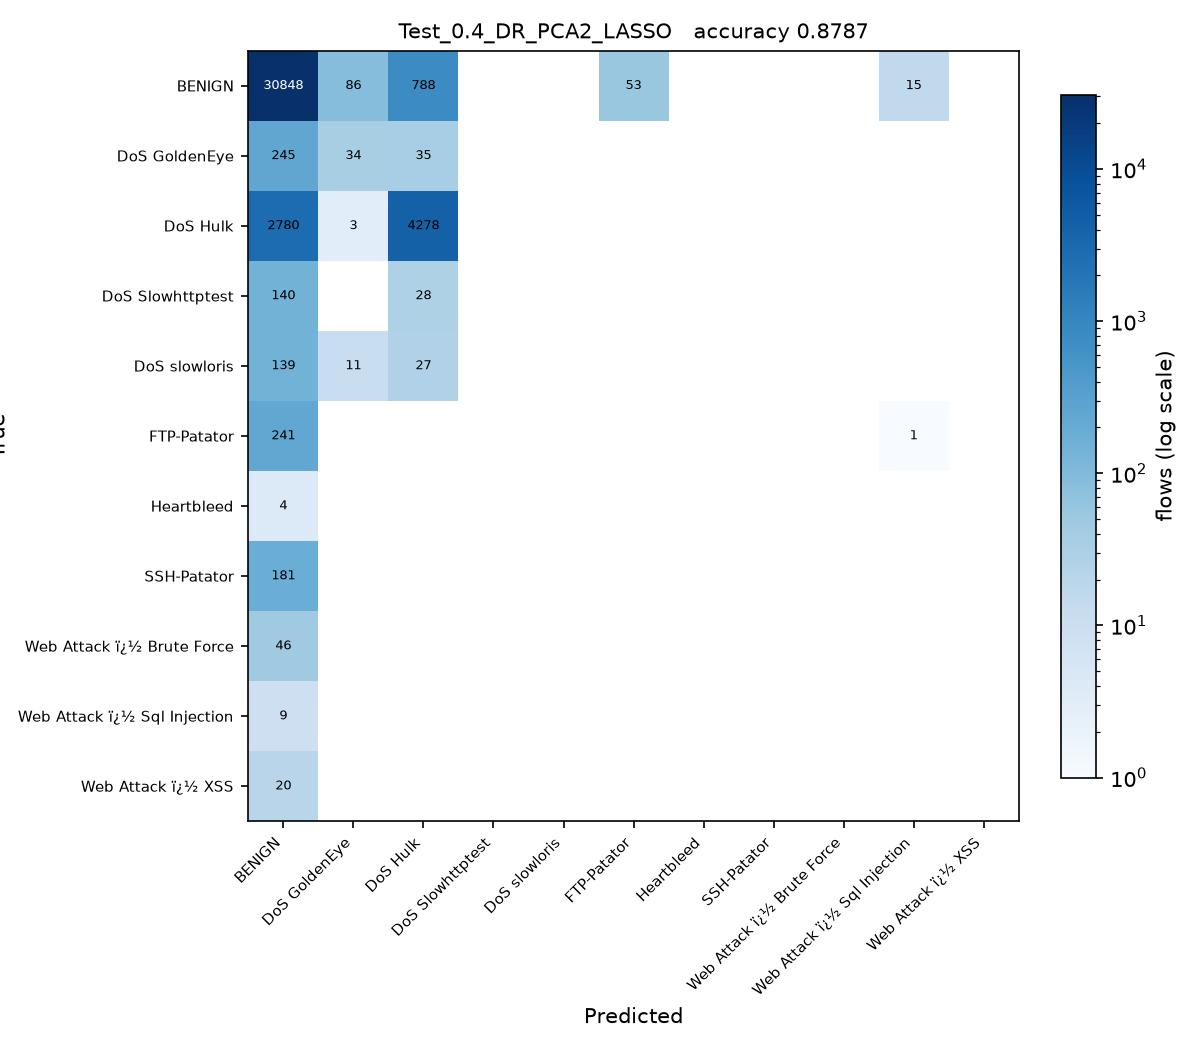

This chart was generated by the following Python code:
# Test_0.4_DR_PCA2_LASSO.py
#
# Test size 0.4  |  PCA, 2 components  |  Lasso Regression -> SGDClassifier(penalty='l1') (sheet #4)
#
# This is SGDC_60_40.py with the changes marked CHANGE below and nothing else.
#
# Sheet entry 4 is Lasso(alpha=0.1), a regressor. Its defining feature is the
# L1 penalty, which SGDClassifier(penalty='l1') applies to a classifier.
# alpha is left at the SGDClassifier default: the sheet's 0.1 is scaled to
# Lasso's own loss and means something different here.

import os
from pathlib import Path

# CHANGE 1: run from the project folder, so the CSV names below resolve, and
# read them as latin-1. The Web Attack labels contain byte 0x96, which the
# default utf-8 decoder rejects with UnicodeDecodeError.
os.chdir(Path(__file__).resolve().parent.parent)
import numpy as np
import pandas as pd

df1 = pd.read_csv(r'C:\Users\Karthika\OneDrive\Desktop\ACN_PCA_75_Runs\Scripts\Tuesday-WorkingHours.pcap_ISCX (1).csv', low_memory=True, encoding='latin-1')
df2 = pd.read_csv(r'C:\Users\Karthika\OneDrive\Desktop\ACN_PCA_75_Runs\Scripts\Wednesday-workingHours.pcap_ISCX.csv', low_memory=True, encoding='latin-1')
df3 = pd.read_csv(r'C:\Users\Karthika\OneDrive\Desktop\ACN_PCA_75_Runs\Scripts\Thursday-WorkingHours-Morning-WebAttacks.pcap_ISCX.csv', low_memory=True, encoding='latin-1')

dataset = pd.concat([df1, df2, df3], ignore_index=True)

dataset.columns = dataset.columns.str.strip()

# CHANGE 2: a stratified sample of 100000 flows, the same for every run.
# The full three captures hold about 1.3 million flows, which makes 75 runs
# impractical. At least 50 flows of every class are kept.
label = dataset.columns[-1]
dataset = pd.concat(
    [g.sample(n=min(len(g), max(50, round(100000 * len(g) / len(dataset)))), random_state=0)
     for _, g in dataset.groupby(label)],
    ignore_index=True
)

X = dataset.iloc[:, :-1]
y = dataset.iloc[:, -1]

X = X.apply(pd.to_numeric, errors='coerce')

X.replace([np.inf, -np.inf], np.nan, inplace=True)

from sklearn.impute import SimpleImputer

imputer = SimpleImputer(missing_values=np.nan, strategy='mean')
X = imputer.fit_transform(X)

from sklearn.preprocessing import LabelEncoder

labelencoder_y = LabelEncoder()
y = labelencoder_y.fit_transform(y)

from sklearn.model_selection import train_test_split

X_train, X_test, y_train, y_test = train_test_split(
    X,
    y,
    test_size=0.4,   # CHANGE 3: test size
    random_state=0,
    stratify=y
)

# CHANGE 4: PCA, from PCA_LDA_KErnel_PCA_CODE.pdf (fitted on training data only).
# PCA follows the directions of largest variance, so the features have to be on
# a common scale first, otherwise the components just track whichever column has
# the biggest units. The scaler is fitted on the training split only.
from sklearn.preprocessing import StandardScaler
from sklearn.decomposition import PCA

scaler = StandardScaler()
X_train = scaler.fit_transform(X_train)
X_test = scaler.transform(X_test)

pca = PCA(n_components=2)
X_train = pca.fit_transform(X_train)          # no labels: PCA is unsupervised
X_test = pca.transform(X_test)
print("\nVariance explained by 2 components : {:.4f}".format(pca.explained_variance_ratio_.sum()))

# CHANGE 5: Lasso Regression -> SGDClassifier(penalty='l1') (sheet #4) in place of SGDClassifier
from sklearn.linear_model import SGDClassifier

classifier = SGDClassifier(
    loss='hinge',
    penalty='l1',
    alpha=0.0001,
    max_iter=1000,
    tol=1e-3,
    random_state=0
)

classifier.fit(X_train, y_train)

y_pred = classifier.predict(X_test) 

from sklearn.metrics import confusion_matrix
from sklearn.metrics import accuracy_score
from sklearn.metrics import precision_score
from sklearn.metrics import recall_score
from sklearn.metrics import f1_score
from sklearn.metrics import classification_report

cm = confusion_matrix(y_test, y_pred)

print("Confusion Matrix:\n")
print(cm)

print("\nAccuracy : {:.4f}".format(accuracy_score(y_test, y_pred)))
print("\nPrecision : {:.4f}".format(precision_score(y_test, y_pred, average='weighted')))
print("\nRecall : {:.4f}".format(recall_score(y_test, y_pred, average='weighted')))
print("\nF1 Score : {:.4f}".format(f1_score(y_test, y_pred, average='weighted')))

print("\nClassification Report:\n")
print(classification_report(y_test, y_pred))
# CHANGE 6: save the confusion matrix as Test_0.4_DR_PCA2_LASSO.jpg and record the result
import matplotlib
matplotlib.use('Agg')
import matplotlib.pyplot as plt
from matplotlib.colors import LogNorm

here = Path(__file__).resolve().parent
names = [str(c) for c in labelencoder_y.classes_]
fig, ax = plt.subplots(figsize=(8, 7))
im = ax.imshow(cm, cmap='Blues', norm=LogNorm(vmin=1))
ax.set_xticks(range(len(names)), names, rotation=45, ha='right', fontsize=7)
ax.set_yticks(range(len(names)), names, fontsize=7)
ax.set_xlabel('Predicted')
ax.set_ylabel('True')
ax.set_title('Test_0.4_DR_PCA2_LASSO   accuracy {:.4f}'.format(accuracy_score(y_test, y_pred)), fontsize=10)
for i in range(cm.shape[0]):
    for j in range(cm.shape[1]):
        if cm[i, j]:
            ax.text(j, i, cm[i, j], ha='center', va='center', fontsize=6,
                    color='white' if cm[i, j] > cm.max() / 3 else 'black')
fig.colorbar(im, ax=ax, fraction=0.04, label='flows (log scale)')
fig.tight_layout()
fig.savefig(here / 'Test_0.4_DR_PCA2_LASSO.jpg', dpi=150)
plt.close(fig)

row = pd.DataFrame([{
    'Test': 0.4, 'DR': 'PCA2', 'Clas': 'LASSO',
    'Acc': round(accuracy_score(y_test, y_pred), 4),
    'Pre': round(precision_score(y_test, y_pred, average='weighted', zero_division=0), 4),
    'Rec': round(recall_score(y_test, y_pred, average='weighted', zero_division=0), 4),
    'F1': round(f1_score(y_test, y_pred, average='weighted', zero_division=0), 4),
    'script': 'Test_0.4_DR_PCA2_LASSO',
}])
out = here.parent / 'results' / '75_runs.csv'
out.parent.mkdir(exist_ok=True)
if out.exists():
    old = pd.read_csv(out)
    row = pd.concat([old[old['script'] != 'Test_0.4_DR_PCA2_LASSO'], row], ignore_index=True)
row.to_csv(out, index=False)
